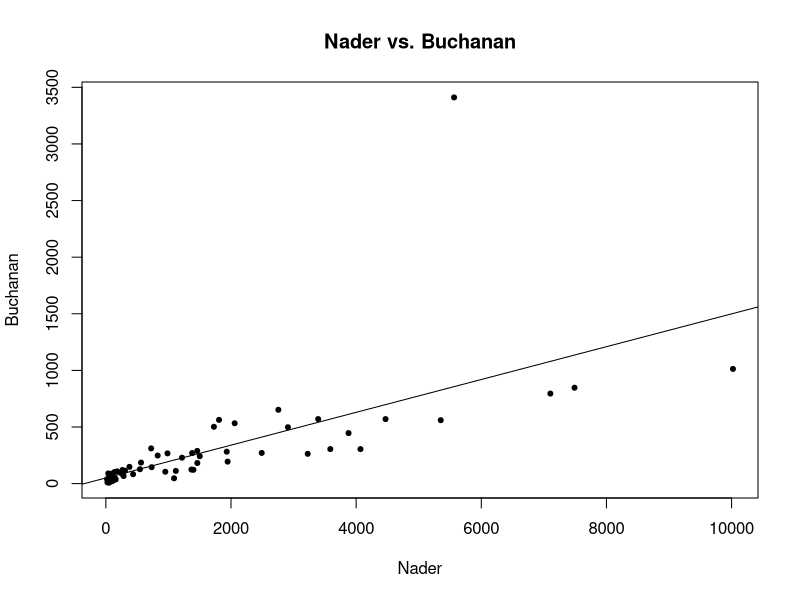
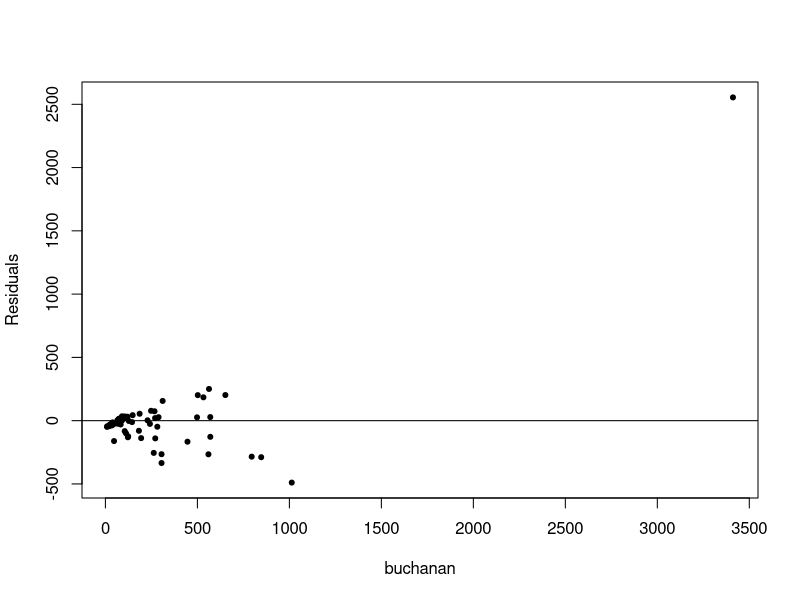
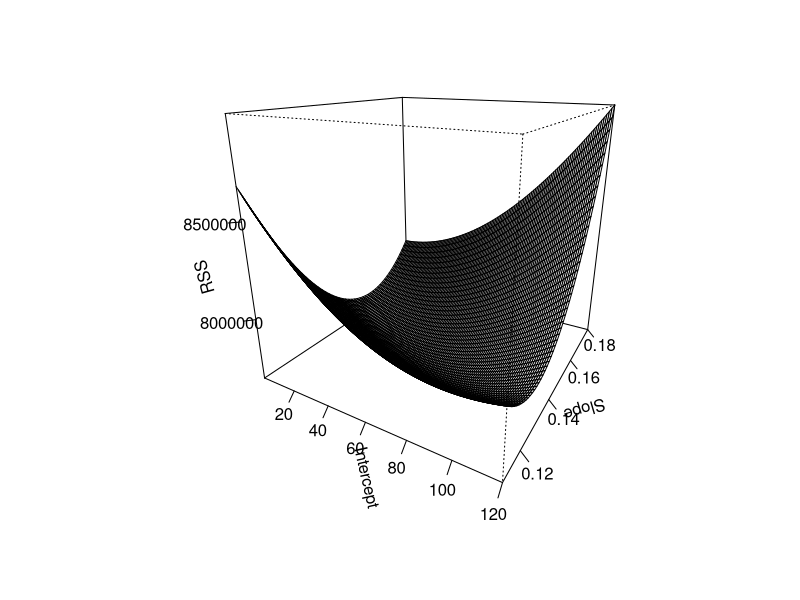
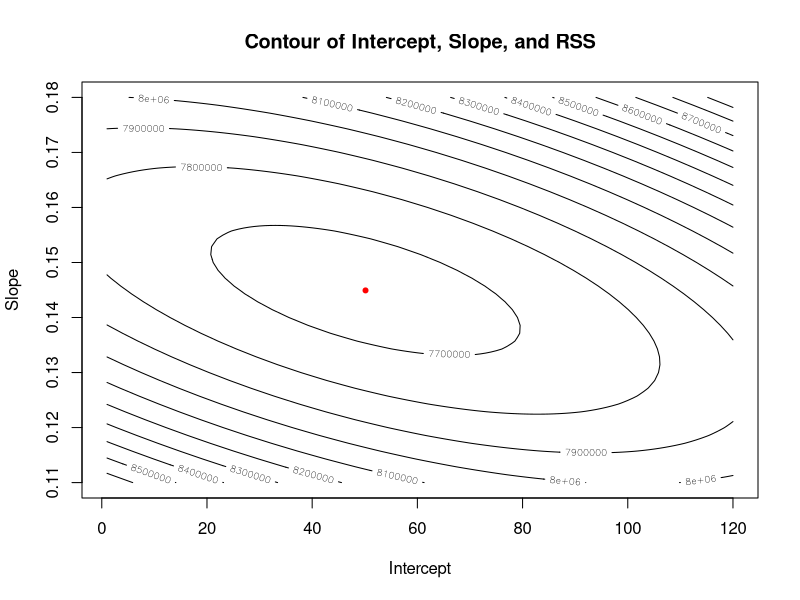

The R source for these figures, in order:
# Code for YSC4204 Homework 1
# Authors
# Sean Saito
# John Reid
# Hrishi Olickel
# Han Chong

# Automatically sets working directory to source file location
this.dir <- dirname(parent.frame(2)$ofile)
setwd(this.dir)

# Problem 1

# 1 (a)
# Read the text file
florida <- read.table("florida2000.txt", header=TRUE)

# Get the votes for Buchanan and Nader
buchanan <- florida$Buchanan
nader <- florida$Nader

# Plot
plot(nader, buchanan, xlab="Nader", ylab="Buchanan", pch=20, main = "Nader vs. Buchanan")

# 1 (b)
# Linear regression
fit <- lm(buchanan ~ nader)
abline(fit)

# 1 (c)
# Evaluating the model

# First take a look at the residuals
res <- residuals(fit)
plot(jitter(res)~jitter(buchanan), ylab="Residuals", xlab="buchanan", data=florida, pch=20)
abline(0, 0)

# What's the R-squared value?
print(summary(fit)$r.squared)

# The result is 0.428, so maybe it does not look like a reasonable fit

# 1 (d)
# Residual Sum of Squares function
rss = function(row) {
  z <- sum((buchanan - row[1] - row[2] * nader)^2)
}

# Generate of vector of intercepts and slopes
b0 <- seq(1, 120)
b1 <- seq(0.11, 0.18, length=50)

# Compute rss for all (b0, b1)
prod = merge(b0, b1) # Cartesian product of b0 and b1
z <- matrix(apply(prod, 1, rss), nrow=length(b0), ncol=length(b1))

# Plot persp
persp(b0, b1, z, theta=30, phi=20, xlab="Intercept", 
      ylab="Slope", zlab="RSS", ticktype="detailed",
      expand=1.0)

# 1 (e)
# Contour plots
contour(b0, b1, z, xlab="Intercept", ylab="Slope", main="Contour of Intercept, Slope, and RSS")
# Plot the best combination
points(fit$coefficients[1], fit$coefficients[2], pch=20, col="red")
